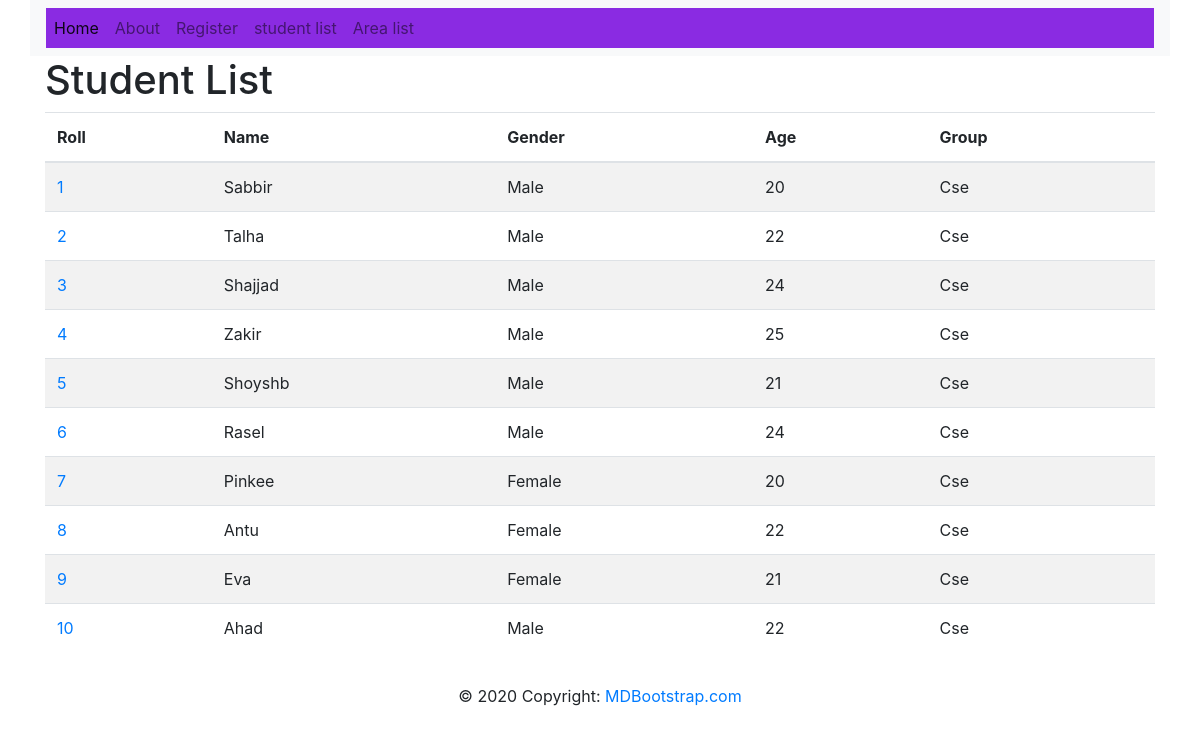
The page /student/list on the database its author committed.
### student/models.py (models this page shows, shortened)
class StudentList(models.Model):
    name = models.CharField(max_length=30)
    roll = models.IntegerField()
    gender = models.CharField(max_length=20)
    age = models.IntegerField()
    group = models.CharField(max_length=30)

### student/views.py (the view)
# urls.py: path('/list', List, name='student-list'),
def List(request):
    std = StudentList.objects.all()
    context = {
        'student' : std
    }
    return render(request, 'student-list.html', context)

### templates/student-list.html (shortened to what this page needs)
{% extends 'base.html' %}
{% block content %}
<div class="container">
    <h1>Student List</h1>
    <table class = "table table-striped">
      <thead>
       <tr>
         <th>Roll</th>
         <th>Name</th>
         <th>Gender</th>
         <th>Age</th>
         <th>Group</th>
       </tr>
      </thead>
      <tbody>
        {% for students in student %}
         <tr>
           <td><a href="{% url 'student-detail' students.roll %}">{{ students.roll}} </a></td>
           <td> {{ students.name}} </td>
           <td> {{ students.gender}}</td>
           <td> {{ students.age}}</td>
           <td> {{ students.group}}</td>
         </tr>
        {% endfor %}
      </tbody>
    </table>
  </div>
{% endblock %}

### templates/base.html (shortened to what this page needs)
<!doctype html>
<html lang="en">
  <head>
    <link rel="stylesheet" href="https://maxcdn.bootstrapcdn.com/bootstrap/4.0.0/css/bootstrap.min.css">
  </head>
  <body>
    <nav class="navbar navbar-expand-lg navbar-light bg-light container">
      <div class="collapse navbar-collapse" id="navbarNavAltMarkup" style="background-color: blueviolet;">
        <div class="navbar-nav">
          <a class="nav-item nav-link active" href="{% url 'home' %}">Home <span class="sr-only">(current)</span></a>
          <a class="nav-item nav-link" href="{% url 'about-page' %}">About</a>
          <a class="nav-item nav-link" href="{% url 'register-page' %}">Register</a>
          <a class="nav-item nav-link" href="{% url 'student-list' %}">student list</a>
          <a class="nav-item nav-link" href="{% url 'address-list' %}">Area list</a>
        </div>
      </div>
    </nav>
{% block content %}
{% endblock %}
    <footer class="page-footer font-small blue">
      <div class="footer-copyright text-center py-3">© 2020 Copyright:
        <a href="https://mdbootstrap.com/"> MDBootstrap.com</a>
      </div>
    </footer>
  </body>
</html>

### rows shown on the page
StudentList: roll "1", name "Sabbir", gender "Male", age "20", group "Cse"
StudentList: roll "2", name "Talha", gender "Male", age "22", group "Cse"
StudentList: roll "3", name "Shajjad", gender "Male", age "24", group "Cse"
StudentList: roll "4", name "Zakir", gender "Male", age "25", group "Cse"
StudentList: roll "5", name "Shoyshb", gender "Male", age "21", group "Cse"
StudentList: roll "6", name "Rasel", gender "Male", age "24", group "Cse"
StudentList: roll "7", name "Pinkee", gender "Female", age "20", group "Cse"
StudentList: roll "8", name "Antu", gender "Female", age "22", group "Cse"
StudentList: roll "9", name "Eva", gender "Female", age "21", group "Cse"
StudentList: roll "10", name "Ahad", gender "Male", age "22", group "Cse"
